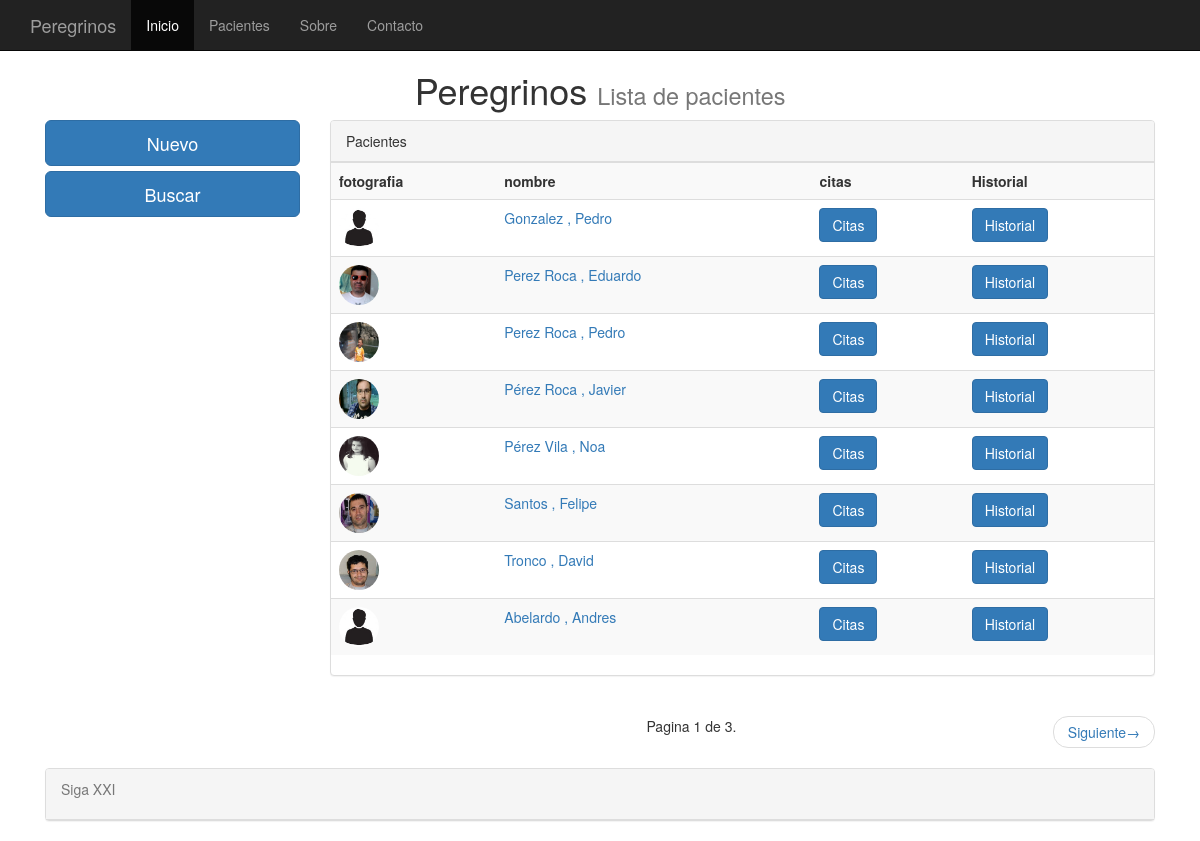
/pacientes/, run on an earlier commit of the app's database.
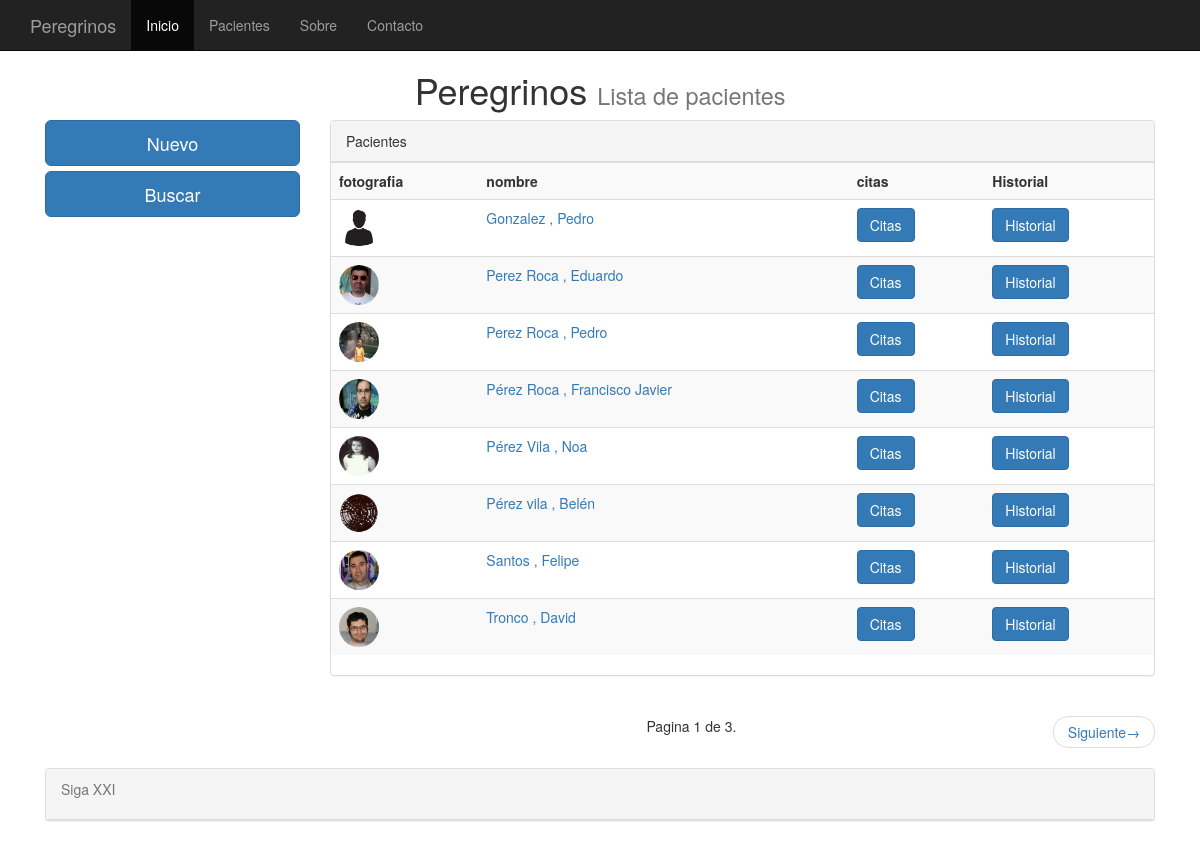
And on a later commit of the database.
### clinica/models.py (models this page shows, shortened)
class clientes(models.Model):
    nombre = models.CharField(max_length=75)
    apellidos = models.CharField(max_length=75)
    telefono =  models.PositiveIntegerField(null=True, blank=True)
    telefono2 = models.PositiveIntegerField(null=True, blank=True)
    antiguedad = models.DateTimeField(default=datetime.now, blank=True)
    fotografia = models.ImageField(upload_to='imagenes', blank=True)

### clinica/views.py (the view)
# urls.py: url(r'^pacientes/',ListaPacientes.as_view(), name = 'ListaPacientes'),
class ListaPacientes(ListView):
    queryset = clientes.objects.order_by('apellidos')
    context_object_name = 'clientes'
    paginate_by = 8

### templates/clinica/clientes_list.html (shortened to what this page needs)
{% extends "base.html" %}
{%   load   staticfiles   %}
{% block titulo %}
Lista de pacientes
{% endblock %}
{% block content %}
<row>
	<div class="col-md-3">
		<a href="/paciente/agregar" class="btn btn-primary btn-lg btn-block">Nuevo</a>
		<a href="/pacientes_buscar" class="btn btn-primary btn-lg btn-block">Buscar</a>
	</div>
	<div class="col-md-9" >
		<div class="panel panel-default">
			<div class="panel-heading">Pacientes</div>
			<div if ="panel-body">
				{% if object_list %}
				<table class="table table-striped">
					<th>fotografia</th>
					<th>nombre</th>
					<th>citas</th>
					<th>Historial</th>
          {% for pacientes  in object_list %}
						<tr>
							<td>
								{% if pacientes.fotografia %}
									<img src="{{ pacientes.fotografia.url }}"  class="img-circle" width="40" height="40" >
								{% else %}
									<img src="/media/imagenes/user.jpg"  class="img-circle" width="40" height="40">
								{% endif %}
							</td>
							<td><a href="/pacientes_detalle/{{pacientes.id}}/"><spam>{{ pacientes.apellidos | capfirst }} , {{ pacientes.nombre | capfirst }}</spam></a></td>
							<td><a href="/citas/{{pacientes.id}}/" class="btn btn-primary">Citas<a></td>
							<td><a href="/historial/{{pacientes.id}}/" class="btn btn-primary">Historial<a></td>
					{% endfor %}
				  </table>
		    {% else %}
        	<p class="text-warning">No hay clientes registrados.</p>
        {% endif %}
			</div>
		</div>
	</div>
</row>
<row>
	<div class="col-md-9 col-md-offset-3">
		<nav>
			<ul class="pager">
				<li> Pagina {{ page_obj.number }} de {{ paginator.num_pages }}.</li>
				{% if page_obj.has_next %}
				<li class="next"><a href="?page={{ page_obj.next_page_number }}">Siguiente<spam aria-hideen="true">&rarr;</spam></a></li>
				{%endif%}
			</ul>
		</nav>
	</div>
</row>
{% endblock %}

What changed in the data, as far as the page shows it:
no longer on this page (row unchanged): clientes: apellidos "Abelardo", nombre "Andres"
changed clientes "Pérez Roca": nombre "Javier" → "Francisco Javier"
added clientes: fotografia (picture), apellidos "Pérez vila", nombre "Belén"
